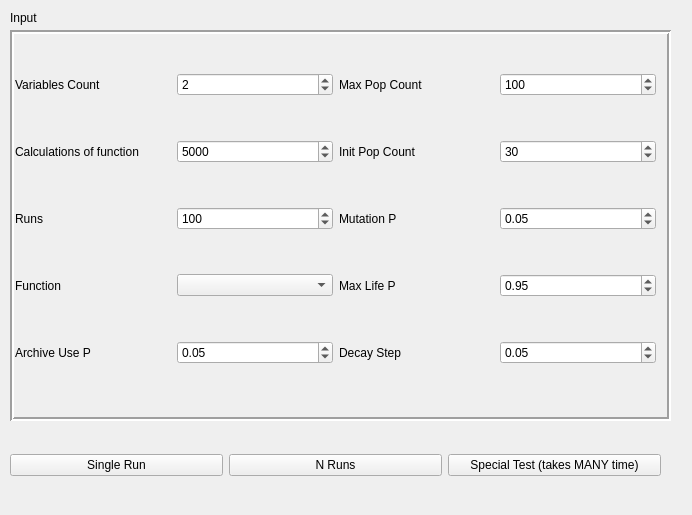
<?xml version="1.0" encoding="UTF-8"?>
<ui version="4.0">
 <class>MainWindow</class>
 <widget class="QMainWindow" name="MainWindow">
  <property name="geometry">
   <rect>
    <x>0</x>
    <y>0</y>
    <width>692</width>
    <height>515</height>
   </rect>
  </property>
  <property name="minimumSize">
   <size>
    <width>692</width>
    <height>515</height>
   </size>
  </property>
  <property name="maximumSize">
   <size>
    <width>692</width>
    <height>515</height>
   </size>
  </property>
  <property name="windowTitle">
   <string>Extinction Evolution v1.0</string>
  </property>
  <widget class="QWidget" name="centralwidget">
   <widget class="QLabel" name="label_2">
    <property name="geometry">
     <rect>
      <x>10</x>
      <y>10</y>
      <width>55</width>
      <height>16</height>
     </rect>
    </property>
    <property name="text">
     <string>Input</string>
    </property>
   </widget>
   <widget class="QFrame" name="frame">
    <property name="geometry">
     <rect>
      <x>10</x>
      <y>30</y>
      <width>661</width>
      <height>391</height>
     </rect>
    </property>
    <property name="frameShape">
     <enum>QFrame::Box</enum>
    </property>
    <property name="frameShadow">
     <enum>QFrame::Sunken</enum>
    </property>
    <property name="lineWidth">
     <number>2</number>
    </property>
    <widget class="QWidget" name="gridLayoutWidget">
     <property name="geometry">
      <rect>
       <x>0</x>
       <y>0</y>
       <width>651</width>
       <height>381</height>
      </rect>
     </property>
     <layout class="QGridLayout" name="gridLayout">
      <property name="leftMargin">
       <number>5</number>
      </property>
      <property name="topMargin">
       <number>5</number>
      </property>
      <property name="rightMargin">
       <number>5</number>
      </property>
      <property name="bottomMargin">
       <number>5</number>
      </property>
      <item row="1" column="0">
       <widget class="QLabel" name="label_4">
        <property name="text">
         <string>Calculations of function</string>
        </property>
       </widget>
      </item>
      <item row="1" column="1">
       <widget class="QSpinBox" name="spin_calc">
        <property name="minimum">
         <number>1000</number>
        </property>
        <property name="maximum">
         <number>100000000</number>
        </property>
        <property name="singleStep">
         <number>10000</number>
        </property>
        <property name="value">
         <number>5000</number>
        </property>
       </widget>
      </item>
      <item row="0" column="0">
       <widget class="QLabel" name="label_3">
        <property name="text">
         <string>Variables Count</string>
        </property>
       </widget>
      </item>
      <item row="2" column="0">
       <widget class="QLabel" name="label">
        <property name="text">
         <string>Runs</string>
        </property>
       </widget>
      </item>
      <item row="3" column="0">
       <widget class="QLabel" name="label_5">
        <property name="text">
         <string>Function</string>
        </property>
       </widget>
      </item>
      <item row="2" column="1">
       <widget class="QSpinBox" name="spin_runs">
        <property name="minimum">
         <number>1</number>
        </property>
        <property name="maximum">
         <number>1000</number>
        </property>
        <property name="singleStep">
         <number>10</number>
        </property>
        <property name="value">
         <number>100</number>
        </property>
       </widget>
      </item>
      <item row="3" column="1">
       <widget class="QComboBox" name="cb_func"/>
      </item>
      <item row="0" column="1">
       <widget class="QSpinBox" name="spin_vars">
        <property name="minimum">
         <number>1</number>
        </property>
        <property name="maximum">
         <number>100</number>
        </property>
        <property name="value">
         <number>2</number>
        </property>
       </widget>
      </item>
      <item row="0" column="3">
       <widget class="QSpinBox" name="spin_max_pop">
        <property name="minimum">
         <number>10</number>
        </property>
        <property name="maximum">
         <number>1000</number>
        </property>
        <property name="singleStep">
         <number>10</number>
        </property>
        <property name="value">
         <number>100</number>
        </property>
       </widget>
      </item>
      <item row="1" column="2">
       <widget class="QLabel" name="label_8">
        <property name="text">
         <string>Init Pop Count</string>
        </property>
       </widget>
      </item>
      <item row="3" column="2">
       <widget class="QLabel" name="label_10">
        <property name="text">
         <string>Max Life P</string>
        </property>
       </widget>
      </item>
      <item row="3" column="3">
       <widget class="QDoubleSpinBox" name="spin_max_life">
        <property name="minimum">
         <double>0.300000000000000</double>
        </property>
        <property name="maximum">
         <double>1.000000000000000</double>
        </property>
        <property name="singleStep">
         <double>0.010000000000000</double>
        </property>
        <property name="value">
         <double>0.950000000000000</double>
        </property>
       </widget>
      </item>
      <item row="0" column="2">
       <widget class="QLabel" name="label_6">
        <property name="text">
         <string>Max Pop Count</string>
        </property>
       </widget>
      </item>
      <item row="2" column="3">
       <widget class="QDoubleSpinBox" name="spin_mut_p">
        <property name="maximum">
         <double>1.000000000000000</double>
        </property>
        <property name="singleStep">
         <double>0.010000000000000</double>
        </property>
        <property name="value">
         <double>0.050000000000000</double>
        </property>
       </widget>
      </item>
      <item row="2" column="2">
       <widget class="QLabel" name="label_9">
        <property name="text">
         <string>Mutation P</string>
        </property>
       </widget>
      </item>
      <item row="1" column="3">
       <widget class="QSpinBox" name="spin_init_pop">
        <property name="minimum">
         <number>10</number>
        </property>
        <property name="maximum">
         <number>1000</number>
        </property>
        <property name="singleStep">
         <number>10</number>
        </property>
        <property name="value">
         <number>30</number>
        </property>
       </widget>
      </item>
      <item row="4" column="3">
       <widget class="QDoubleSpinBox" name="spin_decay_step">
        <property name="maximum">
         <double>0.300000000000000</double>
        </property>
        <property name="singleStep">
         <double>0.010000000000000</double>
        </property>
        <property name="value">
         <double>0.050000000000000</double>
        </property>
       </widget>
      </item>
      <item row="4" column="2">
       <widget class="QLabel" name="label_12">
        <property name="text">
         <string>Decay Step</string>
        </property>
       </widget>
      </item>
      <item row="4" column="1">
       <widget class="QDoubleSpinBox" name="spin_archive_p">
        <property name="maximum">
         <double>1.000000000000000</double>
        </property>
        <property name="singleStep">
         <double>0.010000000000000</double>
        </property>
        <property name="value">
         <double>0.050000000000000</double>
        </property>
       </widget>
      </item>
      <item row="4" column="0">
       <widget class="QLabel" name="label_11">
        <property name="text">
         <string>Archive Use P</string>
        </property>
       </widget>
      </item>
     </layout>
    </widget>
   </widget>
   <widget class="QWidget" name="horizontalLayoutWidget">
    <property name="geometry">
     <rect>
      <x>10</x>
      <y>440</y>
      <width>651</width>
      <height>51</height>
     </rect>
    </property>
    <layout class="QHBoxLayout" name="horizontalLayout">
     <item>
      <widget class="QPushButton" name="bSRun">
       <property name="text">
        <string>Single Run</string>
       </property>
      </widget>
     </item>
     <item>
      <widget class="QPushButton" name="bNRuns">
       <property name="text">
        <string>N Runs</string>
       </property>
      </widget>
     </item>
     <item>
      <widget class="QPushButton" name="bSpecTest">
       <property name="text">
        <string>Special Test (takes MANY time)</string>
       </property>
      </widget>
     </item>
    </layout>
   </widget>
  </widget>
 </widget>
 <resources/>
 <connections/>
</ui>
